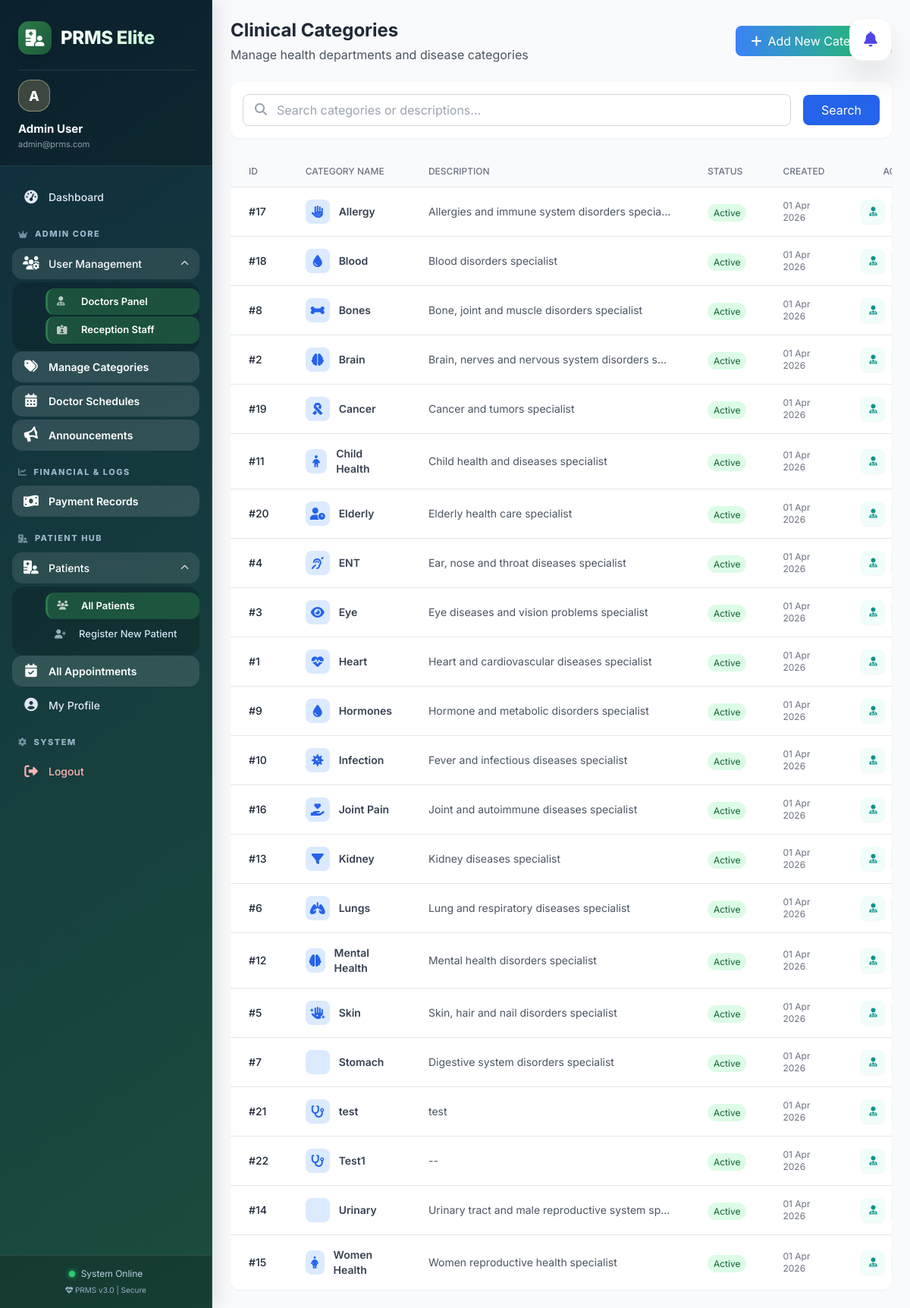
Page /admin/categories/index.php (signed in) on the committed database.
### tables this page shows
CREATE TABLE `categories` (
  `id` int(11) NOT NULL,
  `name` varchar(100) NOT NULL,
  `description` text DEFAULT NULL,
  `icon` varchar(50) DEFAULT NULL,
  `status` enum('active','inactive') DEFAULT 'active',
  `created_at` timestamp NOT NULL DEFAULT current_timestamp(),
  `updated_at` timestamp NOT NULL DEFAULT current_timestamp() ON UPDATE current_timestamp()
);

### admin/categories/index.php (the view, shortened to what this page needs)
<?php
require_once '../../config/db.php';
$search = isset($_GET['search']) ? mysqli_real_escape_string($conn, $_GET['search']) : '';
$where_clause = "";
$query = "SELECT * FROM categories $where_clause ORDER BY name ASC";
$result = mysqli_query($conn, $query);
include '../../includes/header.php';
include '../../includes/sidebar.php';
?>
<div class="flex-1 overflow-y-auto hide-scrollbar bg-gray-50">
    <div class="p-6">
        <div class="flex justify-between items-center mb-6">
            <div>
                <h1 class="text-2xl font-bold text-gray-800">Clinical Categories</h1>
                <p class="text-gray-600 mt-1">Manage health departments and disease categories</p>
            </div>
            <a href="create.php" class="bg-gradient-to-r from-blue-500 to-green-500 text-white px-5 py-2 rounded-lg hover:shadow-lg transition">
                <i class="fas fa-plus mr-2"></i>Add New Category
            </a>
        </div>
        <div class="bg-white rounded-xl shadow-sm p-4 mb-6">
            <form method="GET" action="" class="flex items-center gap-4">
                <div class="flex-1 relative">
                    <i class="fas fa-search absolute left-4 top-3 text-gray-400"></i>
                    <input type="text" name="search" value="<?php echo htmlspecialchars($search); ?>"
                        placeholder="Search categories or descriptions..."
                        class="w-full pl-11 pr-4 py-2 border border-gray-300 rounded-lg focus:outline-none focus:border-blue-500">
                </div>
                <button type="submit" class="bg-blue-600 text-white px-6 py-2 rounded-lg hover:bg-blue-700 transition shadow-sm">
                    Search
                </button>
            </form>
        </div>
        <div class="bg-white rounded-xl shadow-sm overflow-hidden">
            <div class="overflow-x-auto">
                <table class="w-full">
                    <thead class="bg-gray-50 border-b">
                        <tr>
                            <th class="px-6 py-3 text-left text-xs font-medium text-gray-500 uppercase">ID</th>
                            <th class="px-6 py-3 text-left text-xs font-medium text-gray-500 uppercase">Category Name</th>
                            <th class="px-6 py-3 text-left text-xs font-medium text-gray-500 uppercase">Description</th>
                            <th class="px-6 py-3 text-left text-xs font-medium text-gray-500 uppercase">Status</th>
                            <th class="px-6 py-3 text-left text-xs font-medium text-gray-500 uppercase">Created</th>
                            <th class="px-6 py-3 text-left text-xs font-medium text-gray-500 uppercase text-center">Actions</th>
                        </tr>
                    </thead>
                    <tbody class="divide-y divide-gray-200">
                        <?php if (mysqli_num_rows($result) > 0): ?>
                            <?php while ($cat = mysqli_fetch_assoc($result)): ?>
                                <tr class="hover:bg-gray-50 transition">
                                    <td class="px-6 py-4 text-sm text-gray-800 font-medium">#<?php echo $cat['id']; ?></td>
                                    <td class="px-6 py-4">
                                        <div class="flex items-center">
                                            <div class="w-8 h-8 rounded-lg bg-blue-100 flex items-center justify-center text-blue-600 mr-3">
                                                <i class="fas <?php echo $cat['icon'] ?: 'fa-stethoscope'; ?>"></i>
                                            </div>
                                            <span class="text-sm font-semibold text-gray-700"><?php echo htmlspecialchars($cat['name']); ?></span>
                                        </div>
                                    </td>
                                    <td class="px-6 py-4 text-sm text-gray-600">
                                        <div class="max-w-xs truncate" title="<?php echo htmlspecialchars($cat['description']); ?>">
                                            <?php echo htmlspecialchars($cat['description'] ?: 'No description provided'); ?>
                                        </div>
                                    </td>
                                    <td class="px-6 py-4">
                                        <span class="px-2 py-1 text-xs rounded-full <?php echo $cat['status'] == 'active' ? 'bg-green-100 text-green-800' : 'bg-red-100 text-red-800'; ?>">
                                            <?php echo ucfirst($cat['status']); ?>
                                        </span>
                                    </td>
                                    <td class="px-6 py-4 text-xs text-gray-500">
                                        <?php echo date('d M Y', strtotime($cat['created_at'])); ?>
                                    </td>
                                    <td class="px-6 py-4">
                                        <div class="flex items-center justify-center gap-2">
                                            <a href="javascript:void(0)"
                                               onclick="showCategoryDoctors(<?php echo $cat['id']; ?>, '<?php echo addslashes($cat['name']); ?>')"
                                               class="w-8 h-8 flex items-center justify-center rounded-lg bg-teal-50 text-teal-600 hover:bg-teal-600 hover:text-white transition-all shadow-sm"
                                               title="View Doctors">
                                                <i class="fas fa-user-md text-xs"></i>
                                            </a>
                                        </div>
                                    </td>
                                </tr>
                            <?php endwhile; ?>
                        <?php endif; ?>
                    </tbody>
                </table>
            </div>
        </div>
    </div>
</div>

### includes/header.php (style rules this page uses)
* { font-family: 'Inter', sans-serif; }

### includes/sidebar.php (style rules this page uses)
:root { --primary-blue: #3b82f6; --primary-green: #10b981; --primary-gradient: linear-gradient(135deg, #1e3a5f 0%, #2b7a4b 100%); --sidebar-bg: linear-gradient(145deg, #0f2c3d 0%, #1b4d3e 100%); --nav-text: #e2e8f0; --nav-active-bg: rgba(255, 255, 255, 0.12); --nav-active-text: #ffffff; --hover-bg: rgba(255, 255, 255, 0.08); --border-color: rgba(255, 255, 255, 0.1); }
body { margin-left: 280px; }

### rows in the picture
categories: id "17", name "Allergy", description "Allergies and immune system disorders specia…", status "Active", created_at "01 Apr 2026"
categories: id "18", name "Blood", description "Blood disorders specialist", status "Active", created_at "01 Apr 2026"
categories: id "8", name "Bones", description "Bone, joint and muscle disorders specialist", status "Active", created_at "01 Apr 2026"
categories: id "2", name "Brain", description "Brain, nerves and nervous system disorders s…", status "Active", created_at "01 Apr 2026"
categories: id "19", name "Cancer", description "Cancer and tumors specialist", status "Active", created_at "01 Apr 2026"
categories: id "11", name "Child Health", description "Child health and diseases specialist", status "Active", created_at "01 Apr 2026"
categories: id "20", name "Elderly", description "Elderly health care specialist", status "Active", created_at "01 Apr 2026"
categories: id "4", name "ENT", description "Ear, nose and throat diseases specialist", status "Active", created_at "01 Apr 2026"
categories: id "3", name "Eye", description "Eye diseases and vision problems specialist", status "Active", created_at "01 Apr 2026"
categories: id "1", name "Heart", description "Heart and cardiovascular diseases specialist", status "Active", created_at "01 Apr 2026"
categories: id "9", name "Hormones", description "Hormone and metabolic disorders specialist", status "Active", created_at "01 Apr 2026"
categories: id "10", name "Infection", description "Fever and infectious diseases specialist", status "Active", created_at "01 Apr 2026"
categories: id "16", name "Joint Pain", description "Joint and autoimmune diseases specialist", status "Active", created_at "01 Apr 2026"
categories: id "13", name "Kidney", description "Kidney diseases specialist", status "Active", created_at "01 Apr 2026"
categories: id "6", name "Lungs", description "Lung and respiratory diseases specialist", status "Active", created_at "01 Apr 2026"
categories: id "12", name "Mental Health", description "Mental health disorders specialist", status "Active", created_at "01 Apr 2026"
categories: id "5", name "Skin", description "Skin, hair and nail disorders specialist", status "Active", created_at "01 Apr 2026"
categories: id "7", name "Stomach", description "Digestive system disorders specialist", status "Active", created_at "01 Apr 2026"
categories: id "21", name "test", description "test", status "Active", created_at "01 Apr 2026"
categories: id "22", name "Test1", description "--", status "Active", created_at "01 Apr 2026"
categories: id "14", name "Urinary", description "Urinary tract and male reproductive system sp…", status "Active", created_at "01 Apr 2026"
categories: id "15", name "Women Health", description "Women reproductive health specialist", status "Active", created_at "01 Apr 2026"

### other values in the picture
$user_avatar "A"
$user_name "Admin User"
$user_email "admin@prms.com"
